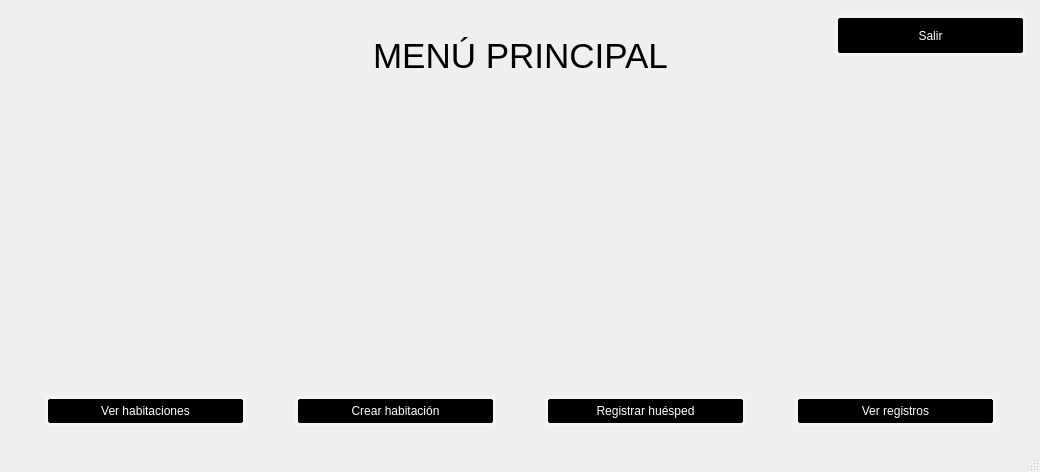
<?xml version="1.0" encoding="UTF-8"?>
<ui version="4.0">
 <class>MainWindow</class>
 <widget class="QMainWindow" name="MainWindow">
  <property name="enabled">
   <bool>true</bool>
  </property>
  <property name="geometry">
   <rect>
    <x>0</x>
    <y>0</y>
    <width>1040</width>
    <height>472</height>
   </rect>
  </property>
  <property name="windowTitle">
   <string>Hotel EPIS</string>
  </property>
  <property name="windowOpacity">
   <double>1.000000000000000</double>
  </property>
  <property name="styleSheet">
   <string notr="true">QPushButton {
 border: 3px solid whitesmoke;
 border-radius: 5px;
 background-color: black;
 padding: 5px;
 margin: 5px;
color: white;
}
QPushButton:hover {
border: 3px solid black;
border-radius: 5px; 
background-color: white;
color: black;
}</string>
  </property>
  <property name="documentMode">
   <bool>false</bool>
  </property>
  <widget class="QWidget" name="centralwidget">
   <property name="enabled">
    <bool>true</bool>
   </property>
   <widget class="QLabel" name="label">
    <property name="geometry">
     <rect>
      <x>260</x>
      <y>10</y>
      <width>521</width>
      <height>91</height>
     </rect>
    </property>
    <property name="font">
     <font>
      <pointsize>26</pointsize>
     </font>
    </property>
    <property name="styleSheet">
     <string notr="true"/>
    </property>
    <property name="text">
     <string>MENÚ PRINCIPAL</string>
    </property>
    <property name="alignment">
     <set>Qt::AlignCenter</set>
    </property>
   </widget>
   <widget class="QWidget" name="verticalLayoutWidget">
    <property name="geometry">
     <rect>
      <x>40</x>
      <y>150</y>
      <width>211</width>
      <height>281</height>
     </rect>
    </property>
    <layout class="QVBoxLayout" name="verticalLayout">
     <property name="spacing">
      <number>7</number>
     </property>
     <item>
      <widget class="QLabel" name="label_2">
       <property name="sizePolicy">
        <sizepolicy hsizetype="Preferred" vsizetype="Preferred">
         <horstretch>0</horstretch>
         <verstretch>0</verstretch>
        </sizepolicy>
       </property>
       <property name="text">
        <string/>
       </property>
       <property name="pixmap">
        <pixmap resource="img.qrc">:/images/room.jpg</pixmap>
       </property>
       <property name="scaledContents">
        <bool>true</bool>
       </property>
      </widget>
     </item>
     <item>
      <widget class="QPushButton" name="btn_ver_habitaciones">
       <property name="text">
        <string>Ver habitaciones</string>
       </property>
      </widget>
     </item>
    </layout>
   </widget>
   <widget class="QWidget" name="verticalLayoutWidget_2">
    <property name="geometry">
     <rect>
      <x>290</x>
      <y>150</y>
      <width>211</width>
      <height>281</height>
     </rect>
    </property>
    <layout class="QVBoxLayout" name="verticalLayout_10">
     <item>
      <widget class="QLabel" name="label_11">
       <property name="text">
        <string/>
       </property>
       <property name="pixmap">
        <pixmap resource="img.qrc">:/images/adddd.png</pixmap>
       </property>
       <property name="scaledContents">
        <bool>true</bool>
       </property>
      </widget>
     </item>
     <item>
      <widget class="QPushButton" name="btn_agregar_habitacion">
       <property name="text">
        <string>Crear habitación</string>
       </property>
      </widget>
     </item>
    </layout>
   </widget>
   <widget class="QWidget" name="verticalLayoutWidget_3">
    <property name="geometry">
     <rect>
      <x>540</x>
      <y>150</y>
      <width>211</width>
      <height>281</height>
     </rect>
    </property>
    <layout class="QVBoxLayout" name="verticalLayout_11">
     <item>
      <widget class="QLabel" name="label_12">
       <property name="text">
        <string/>
       </property>
       <property name="pixmap">
        <pixmap resource="img.qrc">:/images/registrar.png</pixmap>
       </property>
       <property name="scaledContents">
        <bool>true</bool>
       </property>
      </widget>
     </item>
     <item>
      <widget class="QPushButton" name="btn_registrar_huesped">
       <property name="text">
        <string>Registrar huésped</string>
       </property>
      </widget>
     </item>
    </layout>
   </widget>
   <widget class="QWidget" name="verticalLayoutWidget_4">
    <property name="geometry">
     <rect>
      <x>790</x>
      <y>150</y>
      <width>211</width>
      <height>281</height>
     </rect>
    </property>
    <layout class="QVBoxLayout" name="verticalLayout_13">
     <item>
      <widget class="QLabel" name="label_14">
       <property name="text">
        <string/>
       </property>
       <property name="pixmap">
        <pixmap resource="img.qrc">:/images/registro.jpg</pixmap>
       </property>
       <property name="scaledContents">
        <bool>true</bool>
       </property>
      </widget>
     </item>
     <item>
      <widget class="QPushButton" name="btn_ver_registros">
       <property name="text">
        <string>Ver registros</string>
       </property>
      </widget>
     </item>
    </layout>
   </widget>
   <widget class="QPushButton" name="pushButton_2">
    <property name="geometry">
     <rect>
      <x>830</x>
      <y>10</y>
      <width>201</width>
      <height>51</height>
     </rect>
    </property>
    <property name="styleSheet">
     <string notr="true"/>
    </property>
    <property name="text">
     <string>Salir</string>
    </property>
   </widget>
  </widget>
  <widget class="QStatusBar" name="statusbar"/>
 </widget>
 <resources>
  <include location="img.qrc"/>
 </resources>
 <connections/>
</ui>
